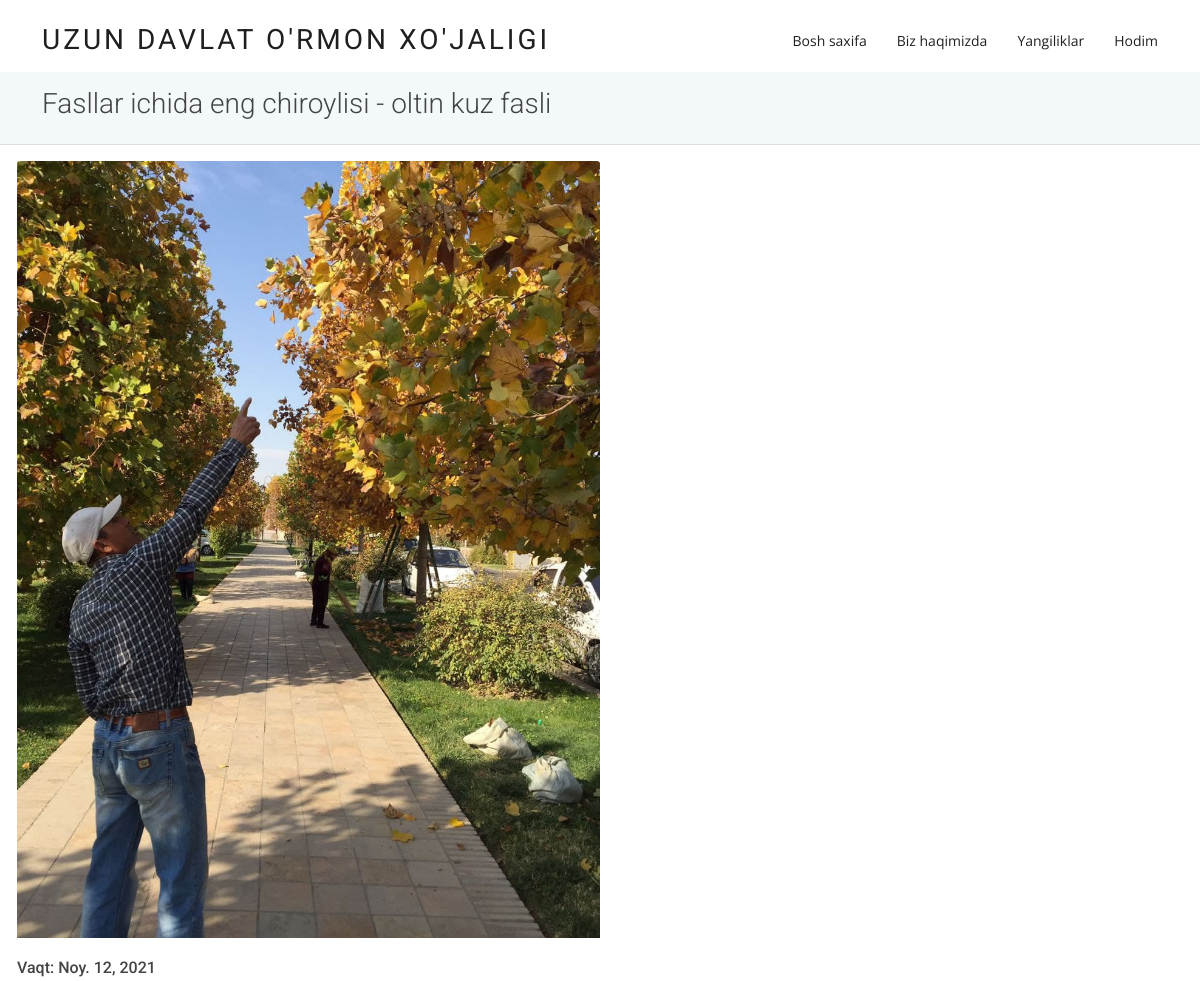
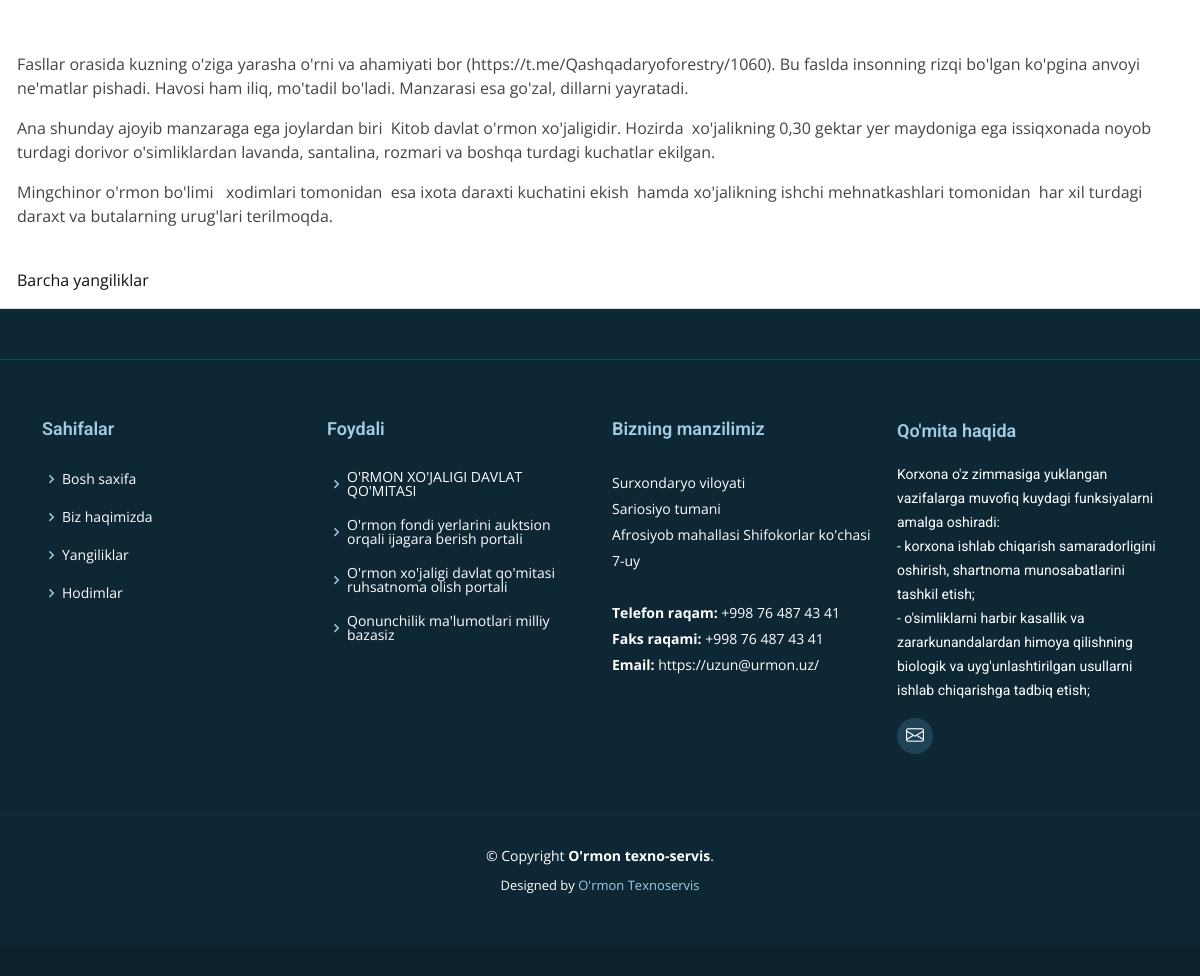
/1/, run on the app's committed database (2 pictures, top to bottom).
### articles/models.py (models this page shows, shortened)
class Newsmodel(models.Model):
    image = models.ImageField(upload_to='image/')
    title = models.CharField(max_length=250)
    summary = models.CharField(max_length=250)
    body = RichTextField()
    date = models.DateField(auto_now=True)

### articles/views.py (the view)
# urls.py: path('<int:pk>/', detailview, name='detail'),
def detailview(request, pk):
    news = Newsmodel.objects.get(id=pk)
    context = {
        'news': news
    }
    return render(request, 'detail.html', context)

### templates/detail.html (shortened to what this page needs)
{% extends 'base.html' %}
{% block content %}
<br><br>
<br>
    <section class="breadcrumbs">
      <div class="container">
        <div class="d-flex justify-content-between align-items-center">
          <h2>{{ news.title }}</h2>
        </div>
      </div>
    </section>
<div class='row'>
  <div class='card'>
    <div class='card-body'>
      {% if news.image %}
        <img class='card-img-top' src="{{ news.image.url }}" style="width: 50%">
      {% endif %}
        <br><br>
        <h6 class="card-subtitle mb-2 tetx-muted"> Vaqt: {{ news.date }} </h6>
        <p class="card-text">{{ news.body  | safe}}</p>
        <a href="{% url 'news' %}">Barcha yangiliklar</a>
    </div>
  </div>
</div>
{% endblock %}

### static/css/style.css (style rules this page uses)
body { font-family: "Open Sans", sans-serif; color: #444; }
a { color: #111213; text-decoration: none; }
h1, h2, h3, h4, h5, h6, .font-primary { font-family: "Roboto", sans-serif; }
section { padding: 60px 0; }
.breadcrumbs { padding: 15px 0; background-color: #f3f8fa; min-height: 40px; }
.breadcrumbs h2 { font-size: 28px; font-weight: 300; }

### data on the page
Newsmodel: title "Fasllar ichida eng chiroylisi - oltin kuz fasli", image (picture), date "Noy. 12, 2021", body "Fasllar orasida kuzning o'ziga yarasha o'rni va ahamiyati bor (https://t.me/Qashqadaryoforestry/1060). Bu faslda insonning rizqi bo'lgan ko'pgina anvoyi ne'matlar pishadi. Havosi ham iliq, mo'tadil bo'ladi. Manzarasi esa go'zal, dillarni yayratadi. Ana shunday ajoyib manzaraga ega joylardan biri Kitob davlat o'rmon xo'jaligidir. Hozirda xo'jalikning 0,30 gektar yer maydoniga ega issiqxonada noyob turdagi dorivor o'simliklardan lavanda, santalina, rozmari va boshqa turdagi kuchatlar ekilgan. Mingchinor o'rmon bo'limi xodimlari tomonidan esa ixota daraxti kuchatini ekish hamda xo'jalikning ishchi mehnatkashlari tomonidan har xil turdagi daraxt va butalarning urug'lari terilmoqda."
